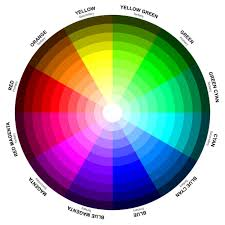
%> input picture TODOs/ColorImgTODOs/Images/download.jpg, 225 x 225 px
$ octave rgb_to_hsi.m   (GNU Octave 9; MATLAB toolbox functions it lacks are replaced by stand-ins)
%> lines starting %> are read from the running program, lines starting %| are printed output that depends on the picture
img = im2double(imread("images/download.jpg"));
[R, C, ~] = size(img);
%> R = 225; C = 225

% Initialize H, S, I channels
H = zeros(R, C);
S = zeros(R, C);
I = zeros(R, C);

% Extract RGB channels
R_channel = img(:,:,1);
G_channel = img(:,:,2);
B_channel = img(:,:,3);

% Calculate Intensity (I)
I = (R_channel + G_channel + B_channel) / 3;
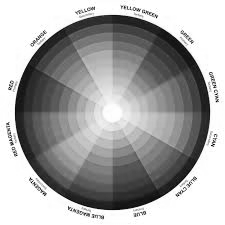
%> I: size 225x225 double; min 0, max 1, mean 0.654

% Calculate Saturation (S)
min_rgb = min(min(R_channel, G_channel), B_channel);
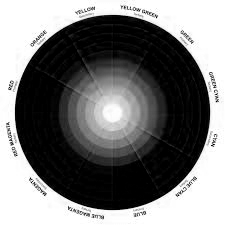
%> min_rgb: size 225x225 double; min 0, max 1, mean 0.476
S = 1 - (3 ./ (R_channel + G_channel + B_channel + eps)) .* min_rgb;
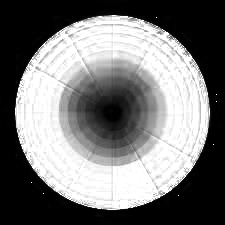
%> S: size 225x225 double; min -2.22e-16, max 1, mean 0.47; drawn with min black and max white

% Calculate Hue (H)
numerator = 0.5 * ((R_channel - G_channel) + (R_channel - B_channel));
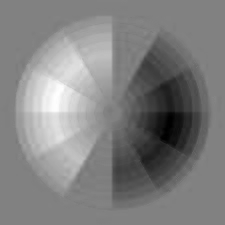
%> numerator: size 225x225 double; min -1, max 0.976, mean -0.00203; drawn with min black and max white
denominator = sqrt((R_channel - G_channel).^2 + (R_channel - B_channel) .* (G_channel - B_channel)) + eps;
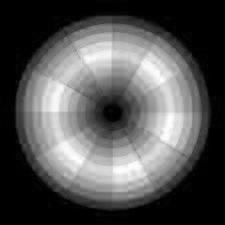
%> denominator: size 225x225 double; min 2.22e-16, max 1, mean 0.329
theta = acos(numerator ./ denominator);
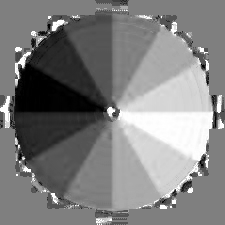
%> theta: size 225x225 double; min 2.11e-08, max 3.14, mean 1.57; drawn with min black and max white
H(B_channel <= G_channel) = theta(B_channel <= G_channel);
H(B_channel > G_channel) = 2 * pi - theta(B_channel > G_channel);
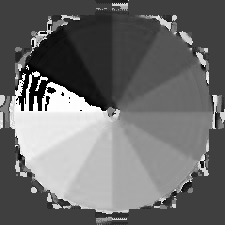
%> H: size 225x225 double; min 2.11e-08, max 6.28, mean 2.7; drawn with min black and max white
H = H / (2 * pi);

% Display the H, S, I images
figure; imshow(H); title('Hue');
figure; imshow(S); title('Saturation');
figure; imshow(I); title('Intensity');
